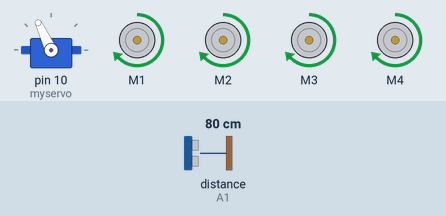
This sketch was run on a simulated Arduino Uno, built with avr-gcc and run on an emulated ATmega328P. On the bench: servo, 4 × DC motor (green arrow = forward, orange = backward, longer = faster). The inputs (shaded band) are chosen by the test bench; at power-on: distance to the obstacle (sensor on A1) 80 cm. The echo pulse lasts 58.3 µs per cm.

Above: at 3.9 s.
4.0 s: distance to the obstacle (sensor on A1) set to 17 cm
5.5 s: distance to the obstacle (sensor on A1) set to 14 cm
At 7.2 s:
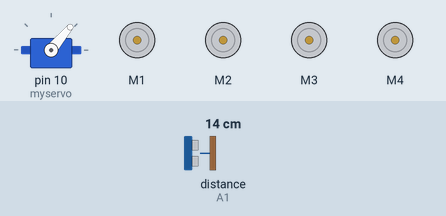
8.5 s: distance to the obstacle (sensor on A1) set to 18 cm
11.5 s: distance to the obstacle (sensor on A1) set to 2 cm
At 14.1 s:
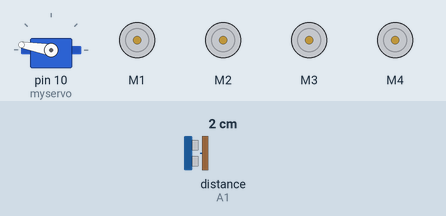
14.5 s: distance to the obstacle (sensor on A1) set to 35 cm
At 14.5 s:
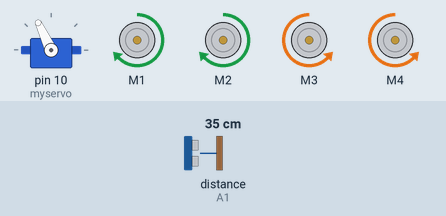
Timing chart, 0 to 18.5 s (numbered marks = the images above; inputs shaded):
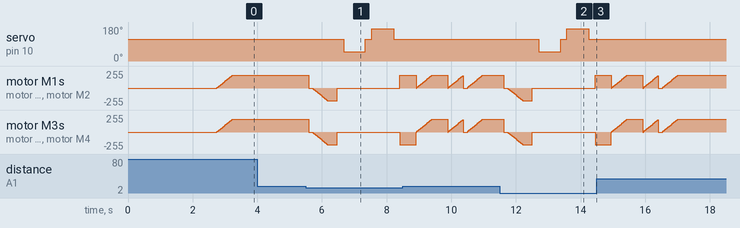

Measured:
- the behaviour switches between 16 and 15 cm on distance to the obstacle (sensor on A1) (found by bisection; images 0 and 1)
- after the input at 4.0 s, every drawn part: stays the same
- after the input at 5.5 s, servo on pin 10 (myservo): 115° → 50° after 1.2 s, → 115° 0.67 s later, → 170° 0.20 s later, → 115° 0.67 s later
- after the input at 11.5 s, servo on pin 10 (myservo): 115° → 50° after 1.2 s, → 115° 0.67 s later, → 170° 0.20 s later, → 115° 0.67 s later
- after the input at 14.5 s, servo on pin 10 (myservo): stays 115° (without the input it goes to 50° after 3.1 s)
- by itself, motor M3, motor M4: ramps from stopped to forward 188/255 and jumps back, once every 0.48 s

The sketch:

Vacuum.ino
```cpp
#include <AFMotor.h>
#include <NewPing.h>
#include <Servo.h>

#define TRIG_PIN A0
#define ECHO_PIN A1
#define MAX_DISTANCE 200
#define MAX_SPEED 190 // sets speed of DC motors
#define MAX_SPEED_OFFSET 20

NewPing sonar(TRIG_PIN, ECHO_PIN, MAX_DISTANCE);

AF_DCMotor motor1(1, MOTOR12_1KHZ);
AF_DCMotor motor2(2, MOTOR12_1KHZ);
AF_DCMotor motor3(3, MOTOR34_1KHZ);
AF_DCMotor motor4(4, MOTOR34_1KHZ);
Servo myservo;

boolean goesForward = false;
int distance = 100;
int speedSet = 0;

void setup() {
  myservo.attach(10);
  myservo.write(115);
  delay(2000);
  initializeDistance();
}

void loop() {
  int distanceRight = 0;
  int distanceLeft = 0;
  delay(40);

  if (distance <= 15) {
    haltMovement();
    delay(100);
    moveBackward();
    delay(300);
    haltMovement();
    delay(200);
    distanceRight = scanRight();
    delay(200);
    distanceLeft = scanLeft();
    delay(200);

    if (distanceRight >= distanceLeft) {
      turnRight();
      haltMovement();
    } else {
      turnLeft();
      haltMovement();
    }
  } else {
    moveForward();
  }
  updateDistance();
}

int scanRight() {
  myservo.write(50);
  delay(500);
  int distance = readDistance();
  delay(100);
  myservo.write(115);
  return distance;
}

int scanLeft() {
  myservo.write(170);
  delay(500);
  int distance = readDistance();
  delay(100);
  myservo.write(115);
  return distance;
}

int readDistance() {
  delay(70);
  int cm = sonar.ping_cm();
  if (cm == 0) {
    cm = 250;
  }
  return cm;
}

void haltMovement() {
  motor1.run(RELEASE);
  motor2.run(RELEASE);
  motor3.run(RELEASE);
  motor4.run(RELEASE);
}

void moveForward() {
  if (!goesForward) {
    goesForward = true;
    initiateForwardMotion();
  }
}

void moveBackward() {
  goesForward = false;
  initiateBackwardMotion();
}

void turnRight() {
  initiateRightTurn();
  delay(500);
  initiateForwardMotion();
}

void turnLeft() {
  initiateLeftTurn();
  delay(500);
  initiateForwardMotion();
}

void initiateForwardMotion() {
  motor1.run(FORWARD);
  motor2.run(FORWARD);
  motor3.run(FORWARD);
  motor4.run(FORWARD);
  adjustSpeed();
}

void initiateBackwardMotion() {
  motor1.run(BACKWARD);
  motor2.run(BACKWARD);
  motor3.run(BACKWARD);
  motor4.run(BACKWARD);
  adjustSpeed();
}

void initiateRightTurn() {
  motor1.run(FORWARD);
  motor2.run(FORWARD);
  motor3.run(BACKWARD);
  motor4.run(BACKWARD);
  delay(500);
  initiateForwardMotion();
}

void initiateLeftTurn() {
  motor1.run(BACKWARD);
  motor2.run(BACKWARD);
  motor3.run(FORWARD);
  motor4.run(FORWARD);
  delay(500);
  initiateForwardMotion();
}

void adjustSpeed() {
  for (speedSet = 0; speedSet < MAX_SPEED; speedSet += 2) {
    setMotorSpeeds();
    delay(5);
  }
}

void setMotorSpeeds() {
  motor1.setSpeed(speedSet);
  motor2.setSpeed(speedSet);
  motor3.setSpeed(speedSet);
  motor4.setSpeed(speedSet);
}

void initializeDistance() {
  distance = readDistance();
  delay(100);
  distance = readDistance();
  delay(100);
  distance = readDistance();
  delay(100);
  distance = readDistance();
  delay(100);
}

void updateDistance() {
  distance = readDistance();
}
```
